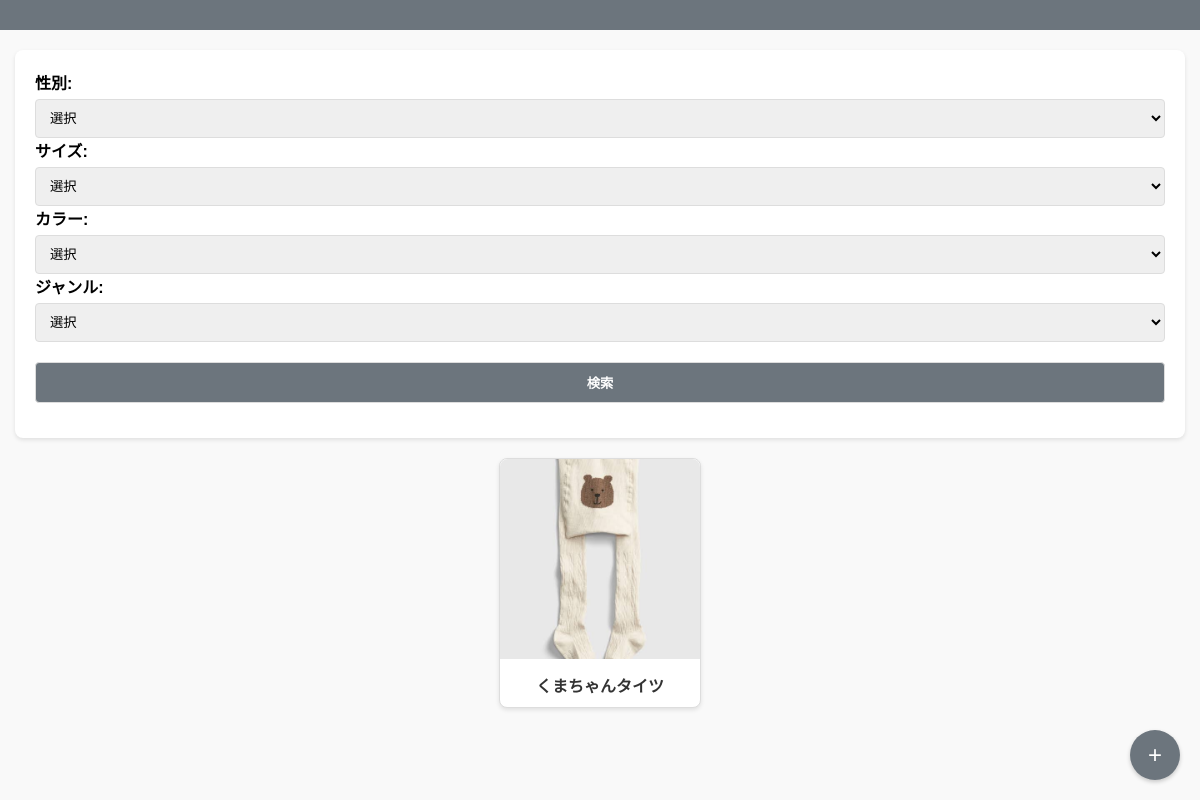
/clothes, run on the app's committed database.
### app/models.py (models this page shows, shortened)
class Clothes(models.Model):
    GENDER_CHOICES = [
        ('Male', '男性'),
        ('Female', '女性'),
        ('Other', 'その他'),
    ]
    SIZE_CHOICES = [
        ('50~60', '50~60'),
        ('70', '70'),
        ('80', '80'),
        ('90', '90'),
        ('100', '100'),
        ('110', '110'),
        ('120', '120'),
        ('130', '130'),
        ('140', '140'),
    ]
    GENRE_CHOICES = [
        ('tops', 'トップス'),
        ('skirts', 'スカート'),
        ('outer', 'アウター'),
        ('onepiece', 'ワンピース'),
        ('pants', 'パンツ'),
        ('hat', '帽子'),
        ('maternity', 'マタニティ'),
        ('baby', 'ベビー'),
        ('other', 'その他'),
    ]
    COLOR_CHOICES = [
        ('white', '白'),
        ('black', '黒'),
        ('gray', 'グレー'),
        ('brown', '茶'),
        ('beige', 'ベージュ'),
        ('green', '緑'),
        ('blue', '青'),
        ('purple', '紫'),
        ('yellow', '黄'),
        ('pink', 'ピンク'),
        ('red', '赤'),
        ('orange', 'オレンジ'),
        ('other', 'その他'),
    ]
    title = models.CharField(max_length=50)
    size = models.CharField(max_length=10, choices=SIZE_CHOICES)
    genre = models.CharField(max_length=20, choices=GENRE_CHOICES)
    gender = models.CharField(max_length=10, choices=GENDER_CHOICES, default='Unisex')
    color = models.CharField(max_length=10, choices=COLOR_CHOICES)
    price = models.DecimalField(max_digits=10, decimal_places=2, null=True, blank=True)
    memo = models.TextField(null=True, blank=True)
    image = models.ImageField(upload_to='clothes_images/', null=True, blank=True)

### app/views.py (the view)
# urls.py: path('clothes',ClothesView.as_view(), name='clothes'),
class ClothesView(View):
    def get(self, request):
        clothes = Clothes.objects.all()
        return render(request, "clothes.html", {"clothes": clothes})

### app/templates/clothes.html (shortened to what this page needs)
<!DOCTYPE html>
<html lang="ja">
<head>
</head>
<body>
    <header>
    </header>
    <div class="container">
        <form method="get" action="{% url 'search-results' %}">
                <label for="gender">性別:</label>
                <select id="gender" name="gender">
                    <option value="">選択</option>
                </select>
                <label for="size">サイズ:</label>
                <select id="size" name="size">
                    <option value="">選択</option>
                </select>
                <label for="color">カラー:</label>
                <select id="color" name="color">
                    <option value="">選択</option>
                </select>
                <label for="genre">ジャンル:</label>
                <select id="genre" name="genre">
                    <option value="">選択</option>
                </select>
            <div style="margin-top: 20px;">
                <button type="submit">検索</button>
            </div>
        </form>
        <div class="card-grid">
            {% for item in clothes %}
            <div class="card">
                <a href="{% url 'clothes_detail' item.id %}">
                    {% if item.image %}
                        <img src="{{ item.image.url }}" alt="{{ item.title }}">
                    {% else %}
                        <img src="https://via.placeholder.com/200?text=No+Image" alt="画像なし">
                    {% endif %}
                    <div class="card-title">{{ item.title }}</div>
                </a>
            </div>
            {% endfor %}
        </div>
    </div>
    <div class="add-button" onclick="window.location.href='{% url 'clothes_create' %}'">+</div>
</body>
</html>

### app/templates/clothes.html (style rules this page uses)
body { font-family: Arial, sans-serif; margin: 0; padding: 0; box-sizing: border-box; background-color: #f9f9f9; }
header { background-color: #6c757d; color: white; padding: 15px; text-align: center; }
.container { max-width: 1200px; margin: 20px auto; padding: 0 15px; }
form { background-color: #fff; padding: 20px; margin-bottom: 20px; border-radius: 8px; box-shadow: 0 2px 4px rgba(0, 0, 0, 0.1); }
form div { margin-bottom: 15px; }
label { display: block; font-weight: bold; margin-bottom: 5px; }
select, button { width: 100%; padding: 10px; border: 1px solid #ddd; border-radius: 4px; box-sizing: border-box; }
button { background-color: #6c757d; color: white; cursor: pointer; font-weight: bold; }
.card-grid { display: flex; flex-wrap: wrap; gap: 20px; justify-content: center; }
.card { background-color: white; border: 1px solid #ddd; border-radius: 8px; width: 200px; text-align: center; box-shadow: 0 2px 4px rgba(0, 0, 0, 0.1); transition: transform 0.2s ease-in-out; }
.card img { width: 100%; height: 200px; object-fit: cover; border-radius: 8px 8px 0 0; }
.card-title { font-size: 16px; font-weight: bold; margin: 10px 0; color: #333; }
.add-button { position: fixed; bottom: 20px; right: 20px; background-color: #6c757d; color: white; width: 50px; height: 50px; border-radius: 50%; display: flex; align-items: center; justify-content: center; font-size: 24px; cursor: pointer; box-shadow: 0 2px 4px rgba(0, 0, 0, 0.2); transition: background-color 0.2s ease-in-out; }
.card a { text-decoration: none; color: inherit; }

### data on the page
Clothes: image (picture), title "くまちゃんタイツ"
